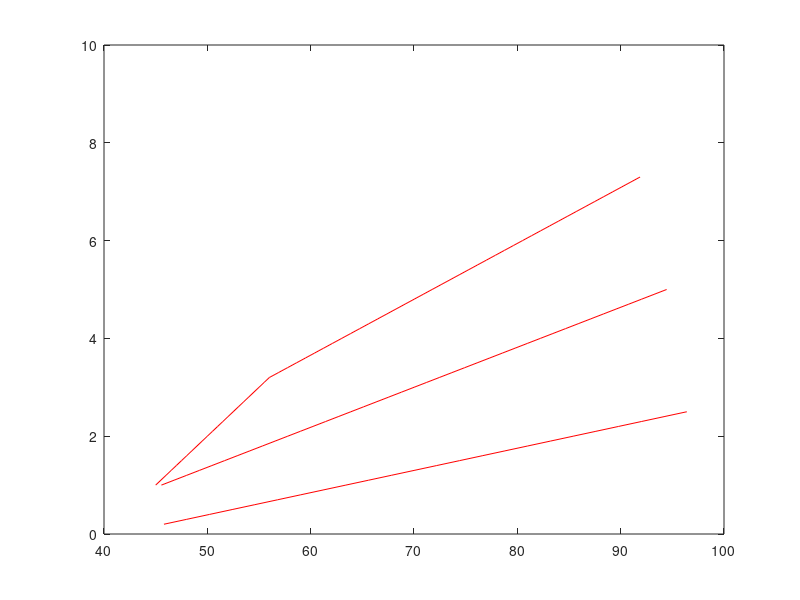

Source code (MATLAB):
function kseries

y = [0:0.1:10];
xu = zeros(size(y));
xm = xu;
xl = xu;

ind = y <= 3.2;
xu(ind) = (56 - 48)/(3.2 - 1.6)*(y(ind) - 3.2) + 56;
xu(~ind) = (63 - 56)/(4.0 - 3.2)*(y(~ind) - 4.0) + 63;
xu(xu + y > 100) = NaN;
xu(xu < 45) = NaN;

xm = (70 - 48)/(3.0 - 1.2)*(y - 3.0) + 70;
xm(xm + y > 100) = NaN;
xm(xm < 45) = NaN;

xl = (70 - 48)/(1.3 - 0.3)*(y - 1.3) + 70;
xl(xl + y > 100) = NaN;
xl(xl < 45) = NaN;

plot(xu,y,'r-'); hold on;
plot(xm,y,'r-');
plot(xl,y,'r-');

return